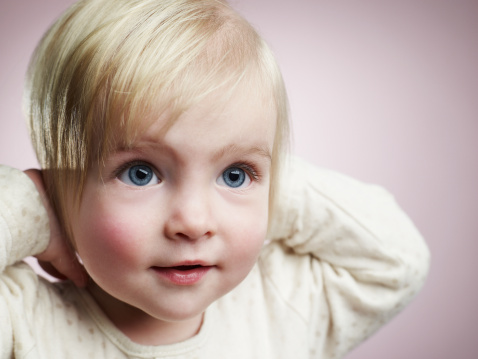
#> input picture babyface.jpg, 478 x 359 px, found by its file name
$ jupyter execute --allow-errors Face_detection.ipynb   (shell and % lines are left out)
#> lines starting #> are read from the running program, lines starting #| are printed output that depends on the picture; after the words box and inside, x2 and y2 are one past the last pixel; in counts of white or black regions, pixels touching at a corner belong together
<a href="https://colab.research.google.com/github/shruu25/face-detection-using-cv/blob/main/Face_detection.ipynb" target="_parent"></a>

FACE DETECTION of IMAGES

[cell 1]
import numpy as np
import matplotlib.pyplot as plt
import cv2

LOADING IMAGES

[cell 2]
img_1 = cv2.imread('/baby_1.jpg')
#> (the rest of this cell did not finish here and is left out)

[cell 3]
def convertToRGB(img):
  return cv2.cvtColor(img,cv2.COLOR_BGR2RGB)

LOADING HAAR CASCADE CLASSIFIER

[cell 4]
haar_cascade_face = cv2.CascadeClassifier('/haarcascade_frontalface_alt2.xml')

#> (a cell that did not finish here is left out)

#> (a cell that did not finish here is left out)

#> (a cell that did not finish here is left out)

[cell 8]
def detect_faces(cascade,img_1, scaleFactor = 1.1):
    # create a copy of the image to prevent any changes to the original one.
    image_copy = img_1.copy()

    #convert the test image to gray scale as opencv face detector expects gray images
    gray_image = cv2.cvtColor(image_copy, cv2.COLOR_BGR2GRAY)

    # Applying the haar classifier to detect faces
    faces_rect = cascade.detectMultiScale(gray_image, scaleFactor=scaleFactor, minNeighbors=5)

    for (x, y, w, h) in faces_rect:
        cv2.rectangle(image_copy, (x, y), (x+w, y+h), (0, 255, 0), 15)

    return image_copy

second image for face detection

[cell 9]
img_2 = cv2.imread('/babyface.jpg')
#> img_2 is the input picture: shape (359, 478, 3); mean B, G, R 168.7, 175.6, 193.1

#call the function to detect faces
faces = detect_faces(haar_cascade_face, img_2)
#> in detect_faces, `gray_image = cv2.cvtColor(image_copy, cv2.COLOR_BGR2GRAY)`:
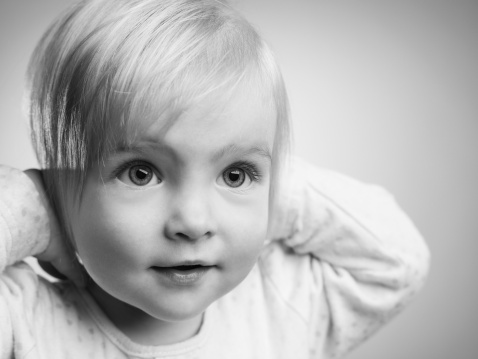
#> gray_image: shape (359, 478); min 5, max 246, mean 180.1
#> in detect_faces, `faces_rect = cascade.detectMultiScale(gray_image, scaleFactor=scaleFac..`: faces_rect = [[70, 76, 247, 247]]
#> the loop in detect_faces, `for (x, y, w, h) in faces_rect:` made 1 pass
#> after the loop in detect_faces, `for (x, y, w, h) in faces_rect:`:
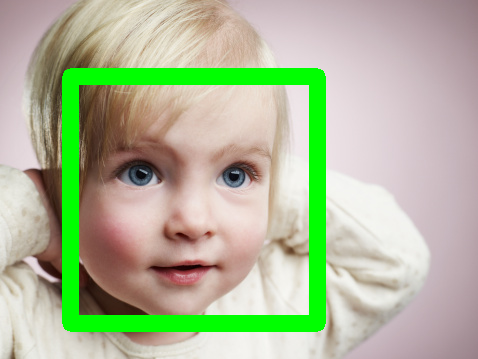
#> image_copy: shape (359, 478, 3); 9.73% of pixels changed, all inside (x1, y1, x2, y2) = (62, 68, 326, 332)

#convert to RGB and display image
plt.imshow(convertToRGB(faces))

for group pictures face detection

[cell 10]
img_3 = cv2.imread('/school.jpg')

#call the function to detect faces
#> (the rest of this cell did not finish here and is left out)
